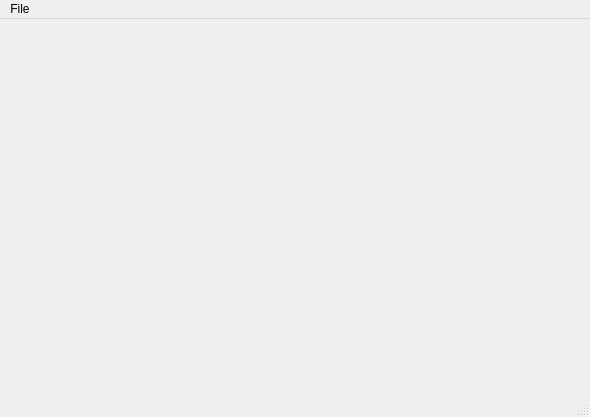
<?xml version="1.0" encoding="UTF-8"?>
<ui version="4.0">
 <class>MainWindow</class>
 <widget class="QMainWindow" name="MainWindow">
  <property name="geometry">
   <rect>
    <x>0</x>
    <y>0</y>
    <width>590</width>
    <height>417</height>
   </rect>
  </property>
  <property name="windowTitle">
   <string>Ascii Viewer</string>
  </property>
  <widget class="QWidget" name="centralwidget">
   <layout class="QVBoxLayout" name="verticalLayout">
    <property name="leftMargin">
     <number>10</number>
    </property>
    <property name="topMargin">
     <number>10</number>
    </property>
    <property name="rightMargin">
     <number>10</number>
    </property>
    <property name="bottomMargin">
     <number>10</number>
    </property>
   </layout>
  </widget>
  <widget class="QMenuBar" name="menubar">
   <property name="geometry">
    <rect>
     <x>0</x>
     <y>0</y>
     <width>590</width>
     <height>21</height>
    </rect>
   </property>
   <widget class="QMenu" name="menuFile">
    <property name="title">
     <string>File</string>
    </property>
    <property name="toolTipsVisible">
     <bool>true</bool>
    </property>
    <addaction name="ui_open_action"/>
    <addaction name="ui_reset_action"/>
    <addaction name="ui_clear_action"/>
   </widget>
   <addaction name="menuFile"/>
  </widget>
  <widget class="QStatusBar" name="statusbar"/>
  <action name="ui_open_action">
   <property name="text">
    <string>Open...</string>
   </property>
  </action>
  <action name="ui_clear_action">
   <property name="text">
    <string>Clear</string>
   </property>
   <property name="toolTip">
    <string>Clear all data in widget</string>
   </property>
  </action>
  <action name="ui_reset_action">
   <property name="text">
    <string>Reset</string>
   </property>
   <property name="toolTip">
    <string>Reset widget to default position</string>
   </property>
  </action>
 </widget>
 <resources/>
 <connections/>
</ui>
